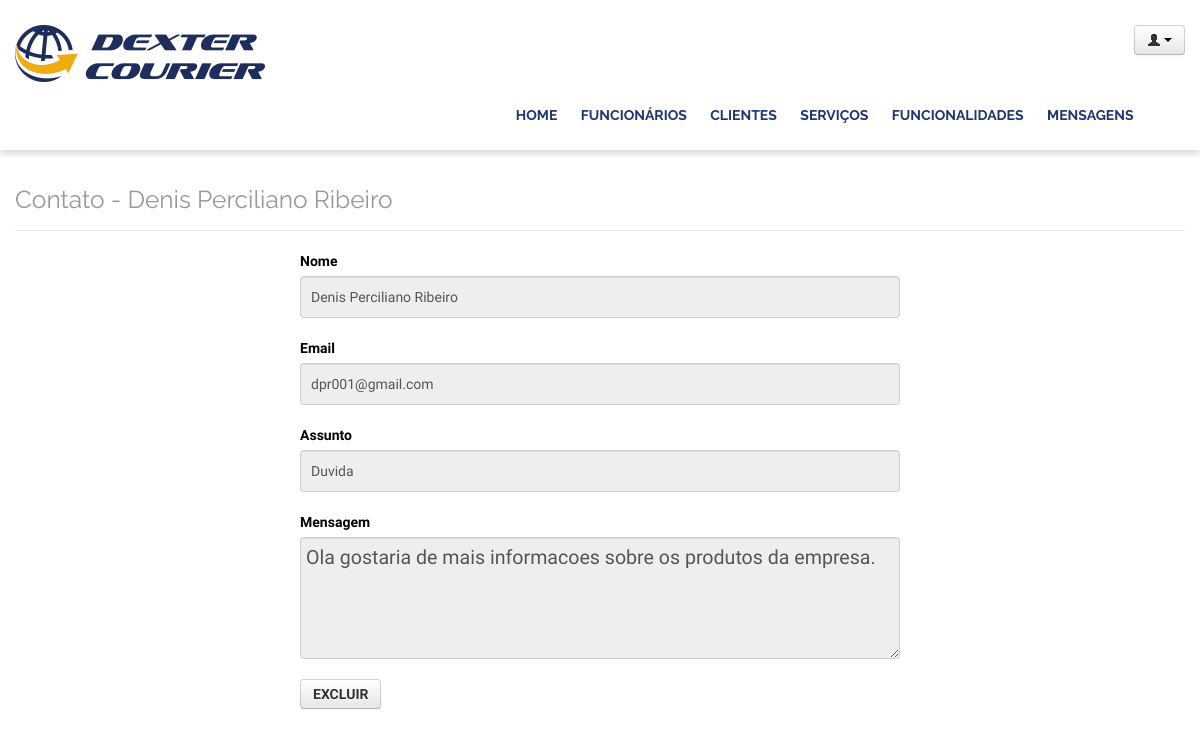
The app's page /lamp/admin/verMensagem.php?id=73 (signed in) with its own data.
### tables this page shows
CREATE TABLE `fale_conosco` (
  `id` int(11) NOT NULL AUTO_INCREMENT,
  `nome` varchar(200) DEFAULT NULL,
  `assunto` varchar(200) DEFAULT NULL,
  `mensagem` text,
  `email` varchar(200) DEFAULT NULL,
  `ip` varchar(2) DEFAULT NULL,
  PRIMARY KEY (`id`)
);

### lamp/include/banco.php (called while the page is built, shortened)
<?php
	function ver($tabela, $onde, $campos = "*"){
			$sql = "select $campos from $tabela where $onde";
			$link = mysqli_connect ( 'localhost', 'admin', '4linux', 'dexter500') or die ("Cloud not connect to mysql");
			$query = mysqli_query( $link, $sql );
			return mysqli_fetch_array( $query );
}

### lamp/admin/verMensagem.php (the view, shortened to what this page needs)
    <header class="header">
            <?php
            	include('topo.php');
            	$registro = ver( 'fale_conosco', " id = {$_GET['id']}" );
            ?>
    </header>
    <div class="container">
    <div class="row">
    <div class="span12" style="margin-top:20px">
        <legend class="title">
            <h3>Contato - <?php echo $registro['nome'] ?> </h3>
        </legend>
		<form action="#" method="post" class="form">
			<p>
				<label for="nome">Nome</label>
				<input  disabled = 'disabled' type="text" id="nome" name = "nome" value="<?php echo $registro['nome'] ?>" required>
			</p>
			<p>
				<label for="email">Email</label>
				<input  disabled = 'disabled' type="text" id="email" name = "email" value="<?php echo $registro['email'] ?>" required>
			</p>
			<p>
				<label for="assunto">Assunto</label>
				<input  disabled = 'disabled' type="text" id="assunto" name = "assunto" value="<?php echo $registro['assunto'] ?>" required>
			</p>
			<p>
				 <label for="mensagem">Mensagem</label>
				 <textarea  disabled = 'disabled' id="mensagem" name = "mensagem" rows="5"><?php echo $registro['mensagem'] ?></textarea>
			</p>
			<p>
				<button class="btn">Excluir</button>
			</p>
		</form>
    </div>
</div>
</div>
</body>
</html>

### lamp/include/css/style.css (style rules this page uses)
body { margin: 0; padding: 0; background: #F5F5F5; color: #555; font-family: 'Open Sans', sans-serif; font-weight: 300; }
.container { width:980px; margin: 0 auto; display: block; }
.header { width: 100%; background-color: white; padding: 15px; overflow: hidden; box-sizing: border-box; -webkit-box-shadow: 0 5px 5px rgba(0,0,0,.12); -moz-box-shadow: 0 5px 5px rgba(0,0,0,.12); box-shadow: 0 5px 5px rgba(0,0,0,.12); }
.title { font-family: 'Raleway', sans-serif; }
.title h3 { font-weight: normal; color: #999; }
.form { max-width: 600px; margin: 0 auto; }
.form label { font-weight: 600; }
.form input, .form textarea { width: 100%; max-width: 100%; background:none; border:1px solid #ccc; padding:10px 5px; font-size:1.4em; }
.btn { background-color: #1f3574; text-transform: uppercase; color: #fff; text-decoration: none; padding: 10px 25px; font-weight: 700; border:0; font-size: 1em; }

### lamp/admin/verMensagem.php (style rules this page uses)
textarea, input[type="text"], input[type="password"], input[type="datetime"], input[type="datetime-local"], input[type="date"], input[type="month"], input[type="time"], input[type="week"], input[type="number"], input[type="email"], input[type="url"], input[type="search"], input[type="tel"], input[type="color"], .uneditable-input { padding: 10px; height:auto; }

### records on screen
fale_conosco: nome "Denis Perciliano Ribeiro", email "dpr001@gmail.com", assunto "Duvida", mensagem "Ola gostaria de mais informacoes sobre os produtos da empresa."
